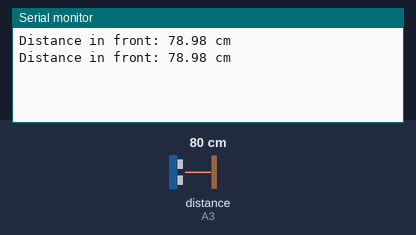
Bench run of a sketch on a simulated Arduino Uno, built with avr-gcc and run on an emulated ATmega328P. On the bench: the last lines printed to the serial monitor. Wiring (inferred from the names in the program): ultrasonic range finder: trigger pin 4; echo A3. The test bench sets the inputs (shaded band); at power-on: distance to the obstacle (sensor on A3) 80 cm. The echo pulse lasts 58.3 µs per cm.

Above: at 1.8 s.
1.9 s: distance to the obstacle (sensor on A3) set to 2 cm
At 2.7 s:
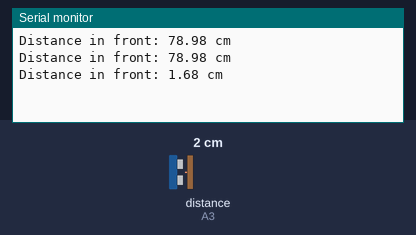
3.4 s: distance to the obstacle (sensor on A3) set to 4 cm
At 4.8 s:
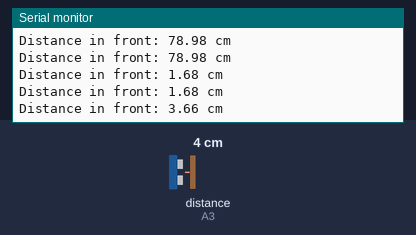
Timing chart, 0 to 6.4 s (numbered marks = the images above; inputs shaded):
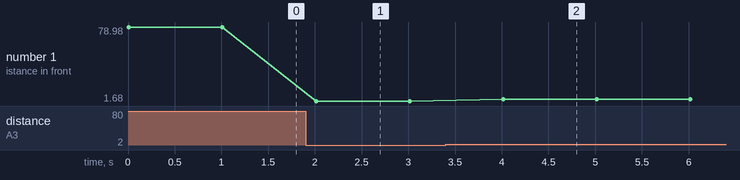

Measured:
- after the input at 1.9 s, the serial monitor: prints a new line after 0.11 s (image 1)
- after the input at 3.4 s, the serial monitor: prints a new line after 0.61 s (image 2)
- plotted number 1: 78.98 → 1.68 after the input at 1.9 s, 1.68 → 3.66 after the input at 3.4 s

The sketch:

L11_print_distance.ino
```cpp
/*
  Lesson 11
  Mission 1
*/
#define TriggerPin 4
#define EchoPin A3

void setup() {
  Serial.begin(9600);
  pinMode(TriggerPin, OUTPUT);
  pinMode(EchoPin, INPUT);
}

void loop() {
  // Step 1: Make sure the Trigger is turned off
  digitalWrite(TriggerPin, LOW);
  delayMicroseconds(2);  // Allow for stabilization

  // Step 2: Turn the Trigger on for a short burst and turn it off quickly
  digitalWrite(TriggerPin, HIGH);
  delayMicroseconds(10);  // 10 microseconds pulse
  digitalWrite(TriggerPin, LOW);

  // Step 3: Calculate the time it takes for the Echo to hear the echo
  float duration = pulseIn(EchoPin, HIGH);//returns the time in microseconds

  // Step 4: Calculate the distance in cm
  float distance = duration * 0.034 / 2;  // Speed of sound is 343 m/s, divide by 2 for round-trip

  // Print the distance in front of the robot
  Serial.print("Distance in front: ");
  Serial.print(distance);
  Serial.println(" cm");
  delay(1000);
}
```
